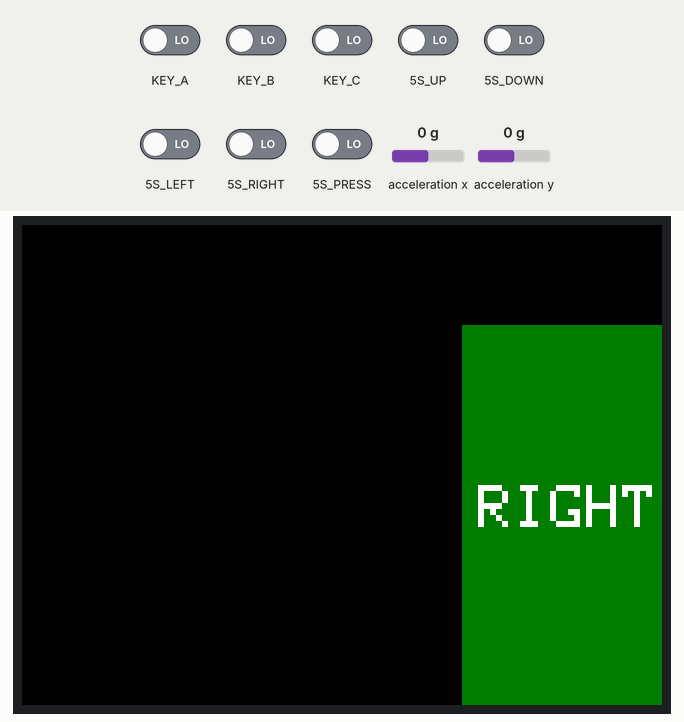
Bench run of a sketch on a simulated Seeed Wio Terminal. Shown: 320×240 colour display. The test bench sets the inputs (shaded band); at power-on: 5S_DOWN, 5S_LEFT, 5S_PRESS, 5S_RIGHT, 5S_UP, KEY_A, KEY_B, KEY_C LOW, acceleration x 0 g, acceleration y 0 g. USB keyboard and mouse output is not drawn.

Above: at 1.1 s.
1.4 s: KEY_C driven HIGH
At 2.2 s:
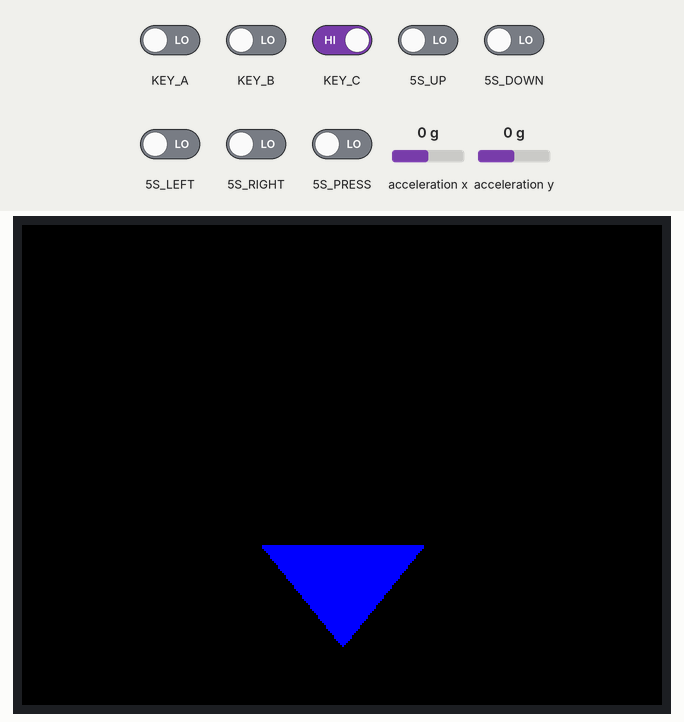
5.7 s: KEY_B driven HIGH
At 6.32 s:
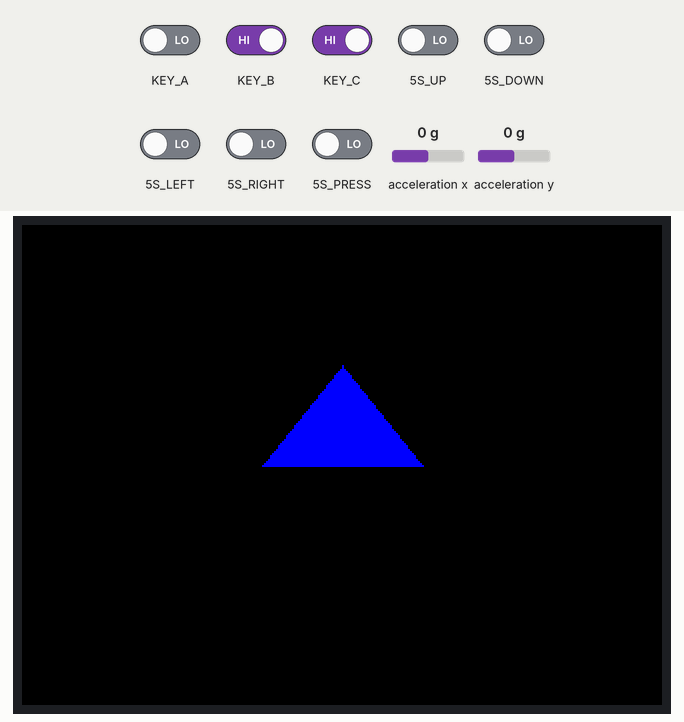
10.5 s: KEY_C driven LOW
At 11.52 s:
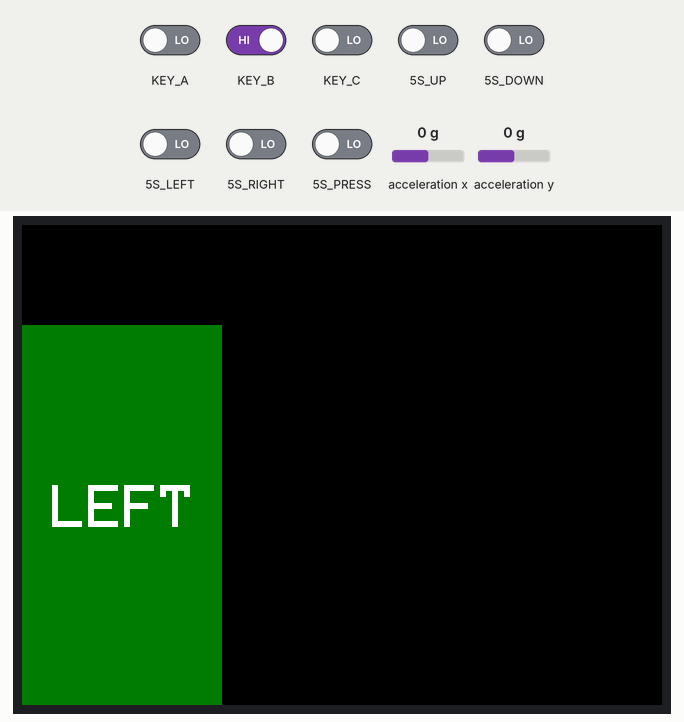
At 12.86 s:
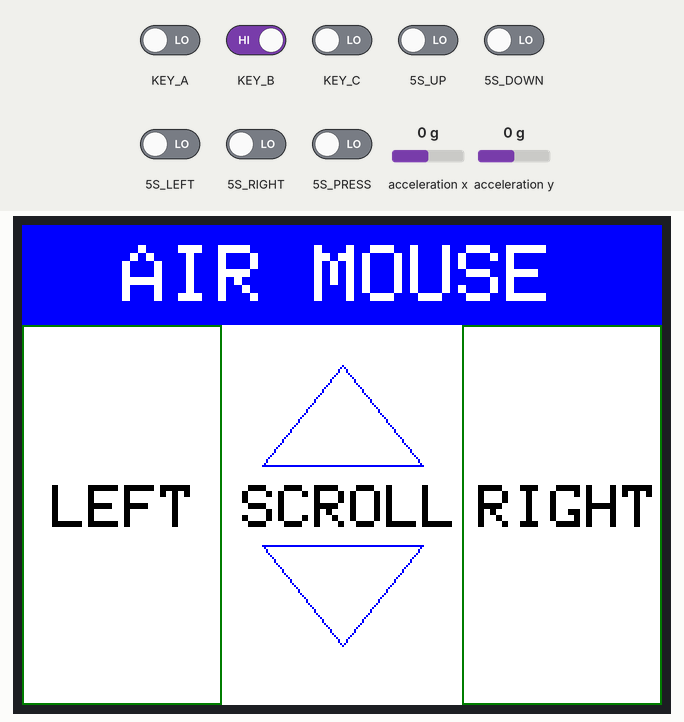

Measured:
- after the input at 10.5 s, the display: first differs from a run without the input after 0.86 s (image 3)
- what the display in image 1 shows lasts 0.8 s, from 1.6 s to 2.4 s

The sketch:

Air_Mouse.ino
```cpp
//Libraries
#include "Mouse.h" //mouse library
#include "LIS3DHTR.h" //built-in accelerometer library
#include "TFT_eSPI.h" //TFT LCD library
#include "Keyboard.h"
//Initializations
LIS3DHTR <TwoWire> lis; //initialize accelerometer
TFT_eSPI tft; //initialize TFT LCD
TFT_eSprite spr = TFT_eSprite(&tft); //initialize buffer

// int range = 25; //output range of X or Y movement (affects movement speed)

int responseDelay = 2; //response delay of the mouse (in ms)

//sensitive
#define LOW_SENSITIVITY 25
#define MEDIUM_SENSITIVITY 50
#define HIGH_SENSITIVITY 100

int sensitivity = MEDIUM_SENSITIVITY; // Initial sensitivity level

void adjustSensitivity() {
  // Cycle through sensitivity levels
  if (sensitivity == LOW_SENSITIVITY) {
    sensitivity = MEDIUM_SENSITIVITY;
  } else if (sensitivity == MEDIUM_SENSITIVITY) {
    sensitivity = HIGH_SENSITIVITY;
  } else if (sensitivity == HIGH_SENSITIVITY) {
    sensitivity = LOW_SENSITIVITY;
  }
}
//doubleclick
#define DEBOUNCE_DELAY 50 // 디바운싱을 위한 시간(ms)

bool aButtonPressed = false; // A 버튼이 눌렸는지 여부
unsigned long lastAButtonClickTime = 0; // 마지막 A 버튼 클릭 시간

void setup() {
  //configure button and switch pins as inputs
  pinMode(WIO_5S_UP, INPUT);
  pinMode(WIO_5S_DOWN, INPUT);
  pinMode(WIO_5S_LEFT, INPUT);
  pinMode(WIO_5S_RIGHT,INPUT);
  pinMode(WIO_5S_PRESS,INPUT);
  pinMode(WIO_KEY_C, INPUT);
  pinMode(WIO_KEY_B, INPUT);
  pinMode(WIO_KEY_A,INPUT);

  Mouse.begin(); //start mouse control
  lis.begin(Wire1); //start accelerometer

  //Configure accelerometer
  lis.setOutputDataRate(LIS3DHTR_DATARATE_25HZ); //data output rate (1Hz up to 5kHz)
  lis.setFullScaleRange(LIS3DHTR_RANGE_2G); //Scale range set to 2g (2,4,8,16g)

  tft.begin(); //start TFT LCD
  tft.setRotation(3); //set TFT LCD rotation

}

void loop() {

  //Drawing UI on TFT LCD
  spr.createSprite(TFT_HEIGHT,TFT_WIDTH); //create buffer
  spr.fillSprite(TFT_WHITE); //set background color

  //Draw header title
  spr.fillRect(0,0,320,50,TFT_BLUE); //draw rectangle with fill color
  spr.setTextSize(4); //set text size
  spr.setTextColor(TFT_WHITE); //set text color
  spr.drawString("AIR MOUSE",50,10); //draw a text string

  //Draw for scroll
  spr.setTextSize(3);
  spr.setTextColor(TFT_BLACK);
  spr.drawString("SCROLL",110,130);
  spr.drawTriangle(160,70,120,120,200,120,TFT_BLUE); //draw triangle with border
  spr.drawTriangle(160,210,120,160,200,160,TFT_BLUE);


  //draw for left and right mouse buttons
  spr.drawRect(0,50,100,190,TFT_DARKGREEN); //draw rectangle with border
  spr.drawString("LEFT",15,130);
  spr.drawRect(220,50,100,190,TFT_DARKGREEN);
  spr.drawString("RIGHT",228,130);

  spr.pushSprite(0,0); //push to LCD

  float x_values = lis.getAccelerationX(); //assign variable to store accleration in x-axis
  float y_values = lis.getAccelerationY(); //assign variable to store accleration in y-axis

  // calculate the movement distance based on the button and switch states
  // int  xDistance = (-y_values) * range;
  // int  yDistance = (x_values)  * range;
// Adjust mouse movement based on sensitivity
  int xDistance = (-y_values) * sensitivity;
  int yDistance = (x_values) * sensitivity;

//mouse move
  if ((xDistance != 0) || (yDistance != 0)) {   // if X or Y is non-zero, then move the mouse pointer
    Mouse.move(xDistance, yDistance, 0); //move the mouse pointer in x and y
  }

//mouse button left click
  if (digitalRead(WIO_KEY_C) == LOW) { //detect left mouse button press
    if (!Mouse.isPressed(MOUSE_LEFT)) { //check whether left mouse button is pressed
      Mouse.click(MOUSE_LEFT); //click left mouse button
    }

      spr.createSprite(TFT_HEIGHT,TFT_WIDTH); //create buffer
      spr.setTextSize(3);
      spr.setTextColor(TFT_WHITE);
      spr.fillRect(0,50,100,190,TFT_DARKGREEN);
      spr.drawString("LEFT",15,130);
      spr.pushSprite(0,0);
      spr.deleteSprite(); //clear buffer
      delay(100);

  }
  else {
    // if the left mouse button is pressed, release it
    if (Mouse.isPressed(MOUSE_LEFT)) {
      Mouse.release(MOUSE_LEFT);
    }
  }


//mouse button right click
  if (digitalRead(WIO_KEY_B) == LOW) { //detect right mouse button press
    if (!Mouse.isPressed(MOUSE_RIGHT)) { //check whether right mouse button is pressed
      Mouse.click(MOUSE_RIGHT); //click right mouse button
    }
      spr.createSprite(TFT_HEIGHT,TFT_WIDTH); //create buffer
      spr.setTextSize(3);
      spr.setTextColor(TFT_WHITE);
      spr.fillRect(220,50,100,190,TFT_DARKGREEN);
      spr.drawString("RIGHT",228,130);
      spr.pushSprite(0,0);
      spr.deleteSprite(); //clear buffer
      delay(100);
  }

  else {
    // if the mouse is pressed, release it:
    if (Mouse.isPressed(MOUSE_RIGHT)) {
      Mouse.release(MOUSE_RIGHT);
    }
  }

//mouse scroll up
  if ((digitalRead(WIO_5S_UP) == LOW)) { //detect 5-way switch press and up switch
    Mouse.move(0, 0, 1); //scroll up
    spr.createSprite(TFT_HEIGHT,TFT_WIDTH); //create buffer
    spr.fillTriangle(160,70,120,120,200,120,TFT_BLUE);
    spr.pushSprite(0,0);
    spr.deleteSprite(); //clear buffer
    delay(50);
  }

//mouse scroll down
  if ((digitalRead(WIO_5S_DOWN) == LOW)) { //detect 5-way switch press and down switch
    Mouse.move(0, 0, -1); //scroll down
    spr.createSprite(TFT_HEIGHT,TFT_WIDTH); //create buffer
    spr.fillTriangle(160,210,120,160,200,160,TFT_BLUE);
    spr.pushSprite(0,0);
    spr.deleteSprite(); //clear buffer
    delay(50);
  }

  if (digitalRead(WIO_5S_LEFT) == LOW) { // Detect left button press
    // Perform "Back" action here
    // For example:
    Keyboard.press(KEY_LEFT_ALT); // Simulate pressing Ctrl key
    Keyboard.press(KEY_LEFT_ARROW); // Simulate pressing left arrow key
    delay(50); // Delay for stability
    Keyboard.releaseAll(); // Release all keys
    delay(100); // Delay to avoid repeated actions
  }

  // Check for analog stick right button press for "Forward" action
  if (digitalRead(WIO_5S_RIGHT) == LOW) { // Detect right button press
    // Perform "Forward" action here
    // For example:
    Keyboard.press(KEY_LEFT_ALT); // Simulate pressing Ctrl key
    Keyboard.press(KEY_RIGHT_ARROW); // Simulate pressing right arrow key
    delay(50); // Delay for stability
    Keyboard.releaseAll(); // Release all keys
    delay(100); // Delay to avoid repeated actions
  }

  // Check if the center button of the analog stick is pressed
  if (digitalRead(WIO_5S_PRESS) == LOW) {
    // Adjust sensitivity when the center button is pressed
    adjustSensitivity();
    delay(200); // Debounce delay
  }
  //double click
  // A 버튼의 상태를 읽어옴
  bool aButtonState = digitalRead(WIO_KEY_A);

  // A 버튼이 눌렸고, 이전에 눌리지 않은 상태라면
  if (aButtonState == LOW && !aButtonPressed) {
    // A 버튼이 눌린 시간 기록
    unsigned long currentMillis = millis();
    if (currentMillis - lastAButtonClickTime > DEBOUNCE_DELAY) {
      // A 버튼이 눌린 상태로 설정
      aButtonPressed = true;
      // 마지막 A 버튼 클릭 시간 기록
      lastAButtonClickTime = currentMillis;
      // 클릭 동작 수행
      performSingleClickAction();
    }
  }

  // A 버튼이 눌려있지 않은 상태이고, 이전에 눌린 상태라면
  if (aButtonState == HIGH && aButtonPressed) {
    // A 버튼이 눌려있지 않은 상태로 설정
    aButtonPressed = false;
  }
  }

// 클릭 동작 수행 함수 (단일 클릭)
void performSingleClickAction() {
  // 여기에 클릭 시 수행할 동작을 추가합니다.
  // 예를 들어, 마우스 클릭 등의 작업을 수행할 수 있습니다.
  Mouse.click();
  delay(50); // 디바운싱을 위한 지연시간
  Mouse.click();
}
```
